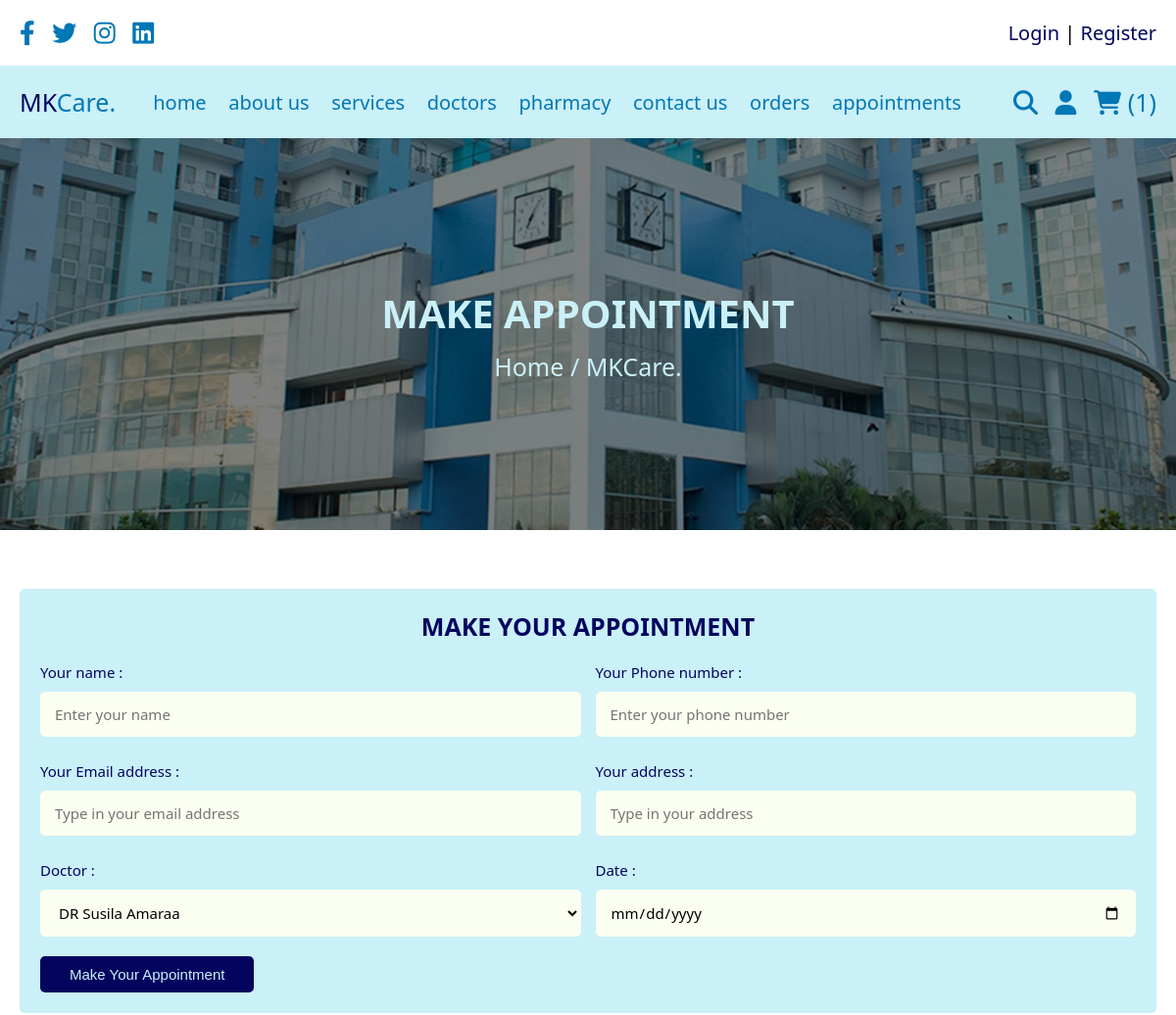
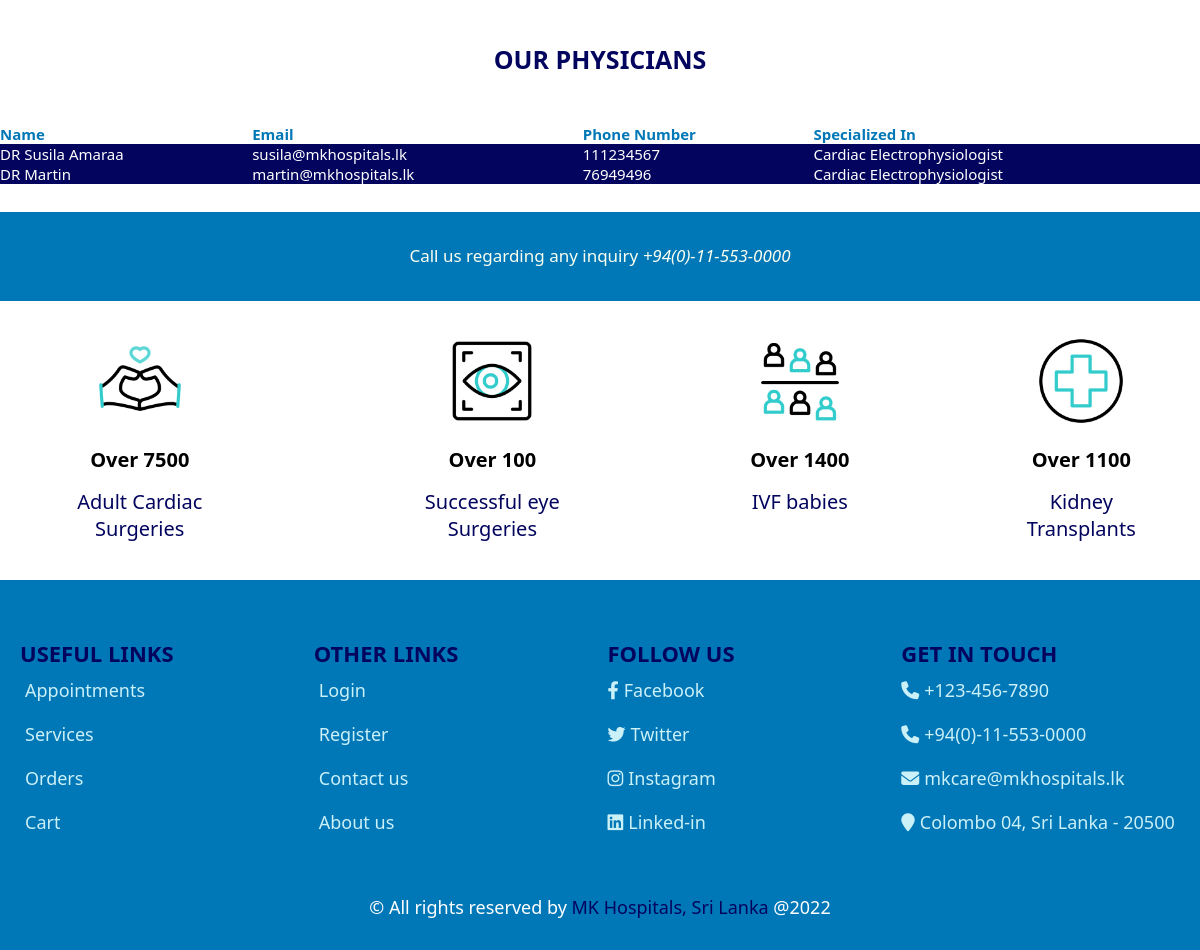
The page /Patient/make_appointment.php (signed in) on the database its author committed (2 pictures, top to bottom).
### tables this page shows
CREATE TABLE IF NOT EXISTS `doctor_reg` (
  `doctor_id` int(100) NOT NULL AUTO_INCREMENT,
  `d_name` varchar(100) NOT NULL,
  `d_age` int(100) NOT NULL,
  `d_address` varchar(500) NOT NULL,
  `d_email` varchar(100) NOT NULL,
  `d_phone_number` int(10) NOT NULL,
  `d_specialized_in` varchar(500) NOT NULL,
  `d_qualifications` varchar(200) NOT NULL,
  `d_password` varchar(100) NOT NULL,
  `d_user_type` varchar(50) NOT NULL DEFAULT 'doctor',
  PRIMARY KEY (`doctor_id`)
);

### Patient/make_appointment.php (the view, shortened to what this page needs)
<?php
include('connector.php');
?>
<!doctype html>
<html>
<head>
	<link rel="stylesheet" href="https://cdnjs.cloudflare.com/ajax/libs/font-awesome/6.1.1/css/all.min.css">
	<link rel="stylesheet" href="styles.css">
</head>
<body>
	<?php include('header.php'); ?>
	<div class="heading">
			<h3>Make Appointment</h3>
			<p><a href="home.php">Home</a> / MKCare.</p>
	</div>
	<section class="display-order">
	<?php
		$s = mysqli_query($conn, "SELECT * FROM `doctor_reg`") or die('Query failed!');
	?>
	</section>
	<section class="checkout">
		<form action="" method="post">
		<h3>Make Your Appointment</h3>
		<div class="flex">
			<div class="inputBox">
				<span>Your name : </span>
				<input type="text" name="name" required placeholder="Enter your name">
			</div>
			<div class="inputBox">
				<span>Your Phone number : </span>
				<input type="number" name="phone_number" required placeholder="Enter your phone number">
			</div>
			<div class="inputBox">
				<span>Your Email address : </span>
				<input type="email" name="email" required placeholder="Type in your email address">
			</div>
      <div class="inputBox">
				<span>Your address : </span>
				<input type="text" name="address" required placeholder="Type in your address">
			</div>
			<div class="inputBox">
				<span>Doctor : </span>
			<select name="d_name" id="">
     <?php
     while($r= mysqli_fetch_array($s))
     {
      ?>
      <option value="d_name"><?php echo $r['d_name'];?></option>
      <?php
     }
     ?>
      </select>
			</div>
			<div class="inputBox">
			<span>Date : </span>
			<input type="date" name="scheduled_on" required placeholder="">
		</div>
		</div>
			<input type="submit" value="Make Your Appointment" class="btn" name="appointment">
		</form>
	</section>
	<br />
	<h1 class="title">Our Physicians</h1>
	<table>
			<tr>
				<th>Name</th>
				<th>Email</th>
				<th>Phone Number</th>
				<th>Specialized In</th>
			</tr>
			<?php
			$sql = "SELECT * FROM doctor_reg";
			$result = $conn->query($sql);
			if	($result->num_rows > 0) {
				while ($row = $result-> fetch_assoc()) {
					echo "</tr><td>" . $row["d_name"] . "</td><td>" . $row["d_email"] . "</td><td>" . $row["d_phone_number"] . "</td><td>" . $row["d_specialized_in"] . "</td><tr>";
				}
			}
			else{
				echo "Zero doctor are available at the moment!";
			}
			?>
		</table>
	<br />
	<br />
	<section class="banner-contact">
	<div class="content">
		<p>Call us regarding any inquiry <em>+94(0)-11-553-0000</em></p>
	</div>
	</section>
	<?php include('features.php'); ?>
	<?php include('footer.php'); ?>
</body>
</html>

### Patient/styles.css (style rules this page uses)
* { font-family:system-ui, -apple-system, BlinkMacSystemFont, 'Segoe UI', Roboto, Oxygen, Ubuntu, Cantarell, 'Open Sans', 'Helvetica Neue', sans-serif; margin:0; padding:0; box-sizing: border-box; outline: none; border:none; text-decoration: none; transition:all .2s linear; }
html { font-size: 62.5%; overflow-x: hidden; }
body { background-color: white; }
section { padding: 3rem 2rem; }
.title { text-align: center; margin-bottom: 2rem; text-transform: uppercase; color: #03045e; font-size: 2.5rem; }
.btn, .option-btn, .delete-btn, .white-btn { display: inline-block; margin-top: 1rem; padding:1rem 3rem; cursor: pointer; color: #caf0f8; font-size: 1.5rem; border-radius: .5rem; text-transform: capitalize; font-family: 'Rubik', sans-serif; }
.white-btn, .btn { background-color: #03045e; font-family: 'Rubik', sans-serif; }
.heading { min-height: 50vh; display: flex; flex-flow: column; align-items: center; justify-content: center; gap: 1rem; background: linear-gradient(rgba(0,0,0,.5),rgba(0,0,0,.5)), url("Images/MK-Building.jpg") no-repeat; background-size: cover; background-position: center; }
.heading h3 { font-size: 4rem; color: #caf0f8; text-transform: uppercase; }
.heading p { font-size: 2.5rem; color: #caf0f8; }
.heading p a { color:#caf0f8; }
.banner-contact { background-color: #0077b6; }
.banner-contact .content { max-width: 40rem; text-align: center; margin: 0 auto; }
.banner-contact .content p { padding: 1rem 0; line-height: 0.5; color: #fbfff1; font-size: 1.7rem; }
.display-order { max-width: 1200px; margin: 0 auto; text-align: center; padding-bottom: 0; }
.checkout form { max-width: 1200px; padding: 2rem; margin: 0 auto; border: .1rem solid #caf0f8; background-color: #caf0f8; border-radius: .5rem; transition: transform 0.5s; }
.checkout form h3 { text-align: center; margin-bottom: 2rem; color: #03045e; text-transform: uppercase; font-size: 2.5rem; }
.checkout form .flex { display: flex; flex-wrap: wrap; gap: 1.5rem; }
.checkout form .flex .inputBox { flex: 1 1 40rem; }
.checkout form .flex span { font-size: 1.5rem; color: #03045e; }
.checkout form .flex select, .checkout form .flex input { border: .1rem solid #fbfff1; width: 100%; border-radius: .5rem; background-color: #fbfff1; padding: 1.2rem 1.4rem; font-size: 1.5rem; margin: 1rem 0; }

### Patient/make_appointment.php (style rules this page uses)
table { border-collapse: collapse; width: 100%; color: white; font-family: -apple-system, BlinkMacSystemFont, 'Segoe UI', Roboto, Oxygen, Ubuntu, Cantarell, 'Open Sans', 'Helvetica Neue', sans-serif; font-size: 15px; text-align: left; align-self: center; }
th { background-color: white; color: #0077b6; }

### rows shown on the page
doctor_reg: d_name "DR Susila Amaraa", d_email "susila@mkhospitals.lk", d_phone_number "111234567", d_specialized_in "Cardiac Electrophysiologist"
doctor_reg: d_name "DR Martin", d_email "martin@mkhospitals.lk", d_phone_number "76949496", d_specialized_in "Cardiac Electrophysiologist"

### other values the page prints
$cart_rows_number "1"
form field d_name "DR Susila Amaraa"
